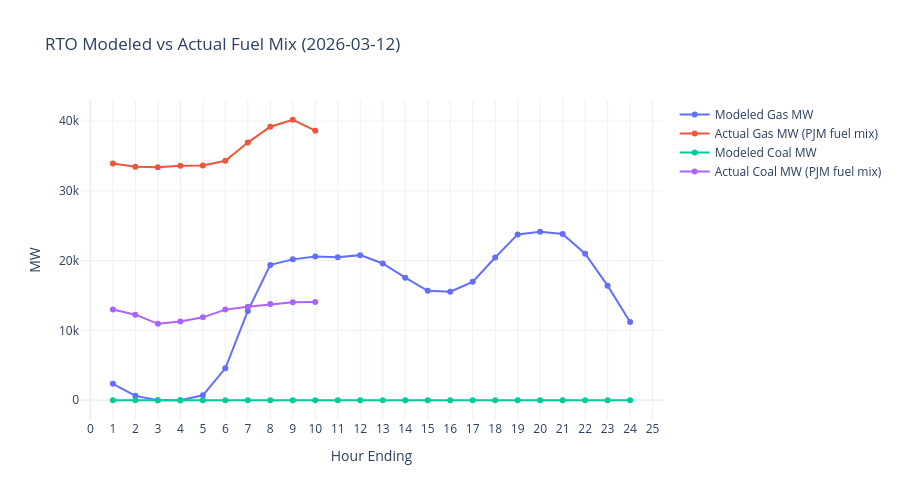

This figure's notebook cell:
### Code cell
fig = go.Figure()
fig.add_trace(go.Scatter(x=fuel_compare["hour_ending"], y=fuel_compare["modeled_gas_mw"], mode="lines+markers", name="Modeled Gas MW"))
fig.add_trace(go.Scatter(x=fuel_compare["hour_ending"], y=fuel_compare["gas"], mode="lines+markers", name="Actual Gas MW (PJM fuel mix)"))
fig.add_trace(go.Scatter(x=fuel_compare["hour_ending"], y=fuel_compare["modeled_coal_mw"], mode="lines+markers", name="Modeled Coal MW"))
fig.add_trace(go.Scatter(x=fuel_compare["hour_ending"], y=fuel_compare["coal"], mode="lines+markers", name="Actual Coal MW (PJM fuel mix)"))
fig.update_layout(
    title=f"RTO Modeled vs Actual Fuel Mix ({model_day})",
    xaxis_title="Hour Ending",
    yaxis_title="MW",
    xaxis=dict(dtick=1),
    template="plotly_white",
    height=500,
)
fig.show()

### Figure 1 — Plotly figure (JSON) as saved in the notebook; plotly's stock layout.template omitted (floating-point values rounded to 4 significant figures)
{"data": [{"mode": "lines+markers", "name": "Modeled Gas MW", "type": "scatter", "x": [1, 2, 3, 4, 5, 6, 7, 8, 9, 10, 11, 12, 13, 14, 15, 16, 17, 18, 19, 20, 21, 22, 23, 24], "y": [2358.0, 628.4, 0.0, 0.0, 704.5, 4576.0, 12790.0, 19390.0, 20180.0, 20600.0, 20500.0, 20790.0, 19590.0, 17560.0, 15680.0, 15550.0, 16960.0, 20440.0, 23750.0, 24140.0, 23810.0, 20990.0, 16420.0, 11220.0]}, {"mode": "lines+markers", "name": "Actual Gas MW (PJM fuel mix)", "type": "scatter", "x": [1, 2, 3, 4, 5, 6, 7, 8, 9, 10, 11, 12, 13, 14, 15, 16, 17, 18, 19, 20, 21, 22, 23, 24], "y": [33910.0, 33460.0, 33380.0, 33580.0, 33620.0, 34300.0, 36910.0, 39180.0, 40180.0, 38620.0, NaN, NaN, NaN, NaN, NaN, NaN, NaN, NaN, NaN, NaN, NaN, NaN, NaN, NaN]}, {"mode": "lines+markers", "name": "Modeled Coal MW", "type": "scatter", "x": [1, 2, 3, 4, 5, 6, 7, 8, 9, 10, 11, 12, 13, 14, 15, 16, 17, 18, 19, 20, 21, 22, 23, 24], "y": [0.0, 0.0, 0.0, 0.0, 0.0, 0.0, 0.0, 0.0, 0.0, 0.0, 0.0, 0.0, 0.0, 0.0, 0.0, 0.0, 0.0, 0.0, 0.0, 0.0, 0.0, 0.0, 0.0, 0.0]}, {"mode": "lines+markers", "name": "Actual Coal MW (PJM fuel mix)", "type": "scatter", "x": [1, 2, 3, 4, 5, 6, 7, 8, 9, 10, 11, 12, 13, 14, 15, 16, 17, 18, 19, 20, 21, 22, 23, 24], "y": [13010.0, 12260.0, 10940.0, 11270.0, 11880.0, 12980.0, 13390.0, 13770.0, 14050.0, 14060.0, NaN, NaN, NaN, NaN, NaN, NaN, NaN, NaN, NaN, NaN, NaN, NaN, NaN, NaN]}], "layout": {"height": 500, "title": {"text": "RTO Modeled vs Actual Fuel Mix (2026-03-12)"}, "xaxis": {"dtick": 1, "title": {"text": "Hour Ending"}}, "yaxis": {"title": {"text": "MW"}}}}
